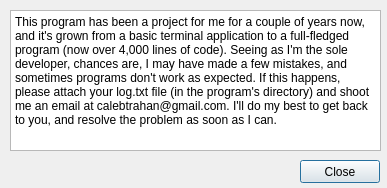
<?xml version="1.0" encoding="UTF-8"?>
<ui version="4.0">
 <class>contactmedialog</class>
 <widget class="QDialog" name="contactmedialog">
  <property name="geometry">
   <rect>
    <x>0</x>
    <y>0</y>
    <width>387</width>
    <height>188</height>
   </rect>
  </property>
  <property name="windowTitle">
   <string>Dialog</string>
  </property>
  <widget class="QTextBrowser" name="contactmetextBrowser">
   <property name="geometry">
    <rect>
     <x>10</x>
     <y>10</y>
     <width>371</width>
     <height>141</height>
    </rect>
   </property>
   <property name="html">
    <string>&lt;!DOCTYPE HTML PUBLIC &quot;-//W3C//DTD HTML 4.0//EN&quot; &quot;http://www.w3.org/TR/REC-html40/strict.dtd&quot;&gt;
&lt;html&gt;&lt;head&gt;&lt;meta name=&quot;qrichtext&quot; content=&quot;1&quot; /&gt;&lt;style type=&quot;text/css&quot;&gt;
p, li { white-space: pre-wrap; }
&lt;/style&gt;&lt;/head&gt;&lt;body style=&quot; font-family:'MS Shell Dlg 2'; font-size:8.25pt; font-weight:400; font-style:normal;&quot;&gt;
&lt;p style=&quot; margin-top:0px; margin-bottom:0px; margin-left:0px; margin-right:0px; -qt-block-indent:0; text-indent:0px;&quot;&gt;&lt;span style=&quot; font-family:'Arial'; font-size:9pt;&quot;&gt;This program has been a project for me for a couple of years now, and it's grown from a basic terminal application to a full-fledged program (now over 4,000 lines of code). Seeing as I'm the sole developer, chances are, I may have made a few mistakes, and sometimes programs don't work as expected. If this happens, please attach your log.txt file (in the program's directory) and shoot me an email at calebtrahan@gmail.com. I'll do my best to get back to you, and resolve the problem as soon as I can.&lt;/span&gt;&lt;/p&gt;&lt;/body&gt;&lt;/html&gt;</string>
   </property>
  </widget>
  <widget class="QPushButton" name="contactmeOKButton">
   <property name="geometry">
    <rect>
     <x>300</x>
     <y>160</y>
     <width>80</width>
     <height>23</height>
    </rect>
   </property>
   <property name="text">
    <string>Close</string>
   </property>
  </widget>
 </widget>
 <resources/>
 <connections/>
</ui>
